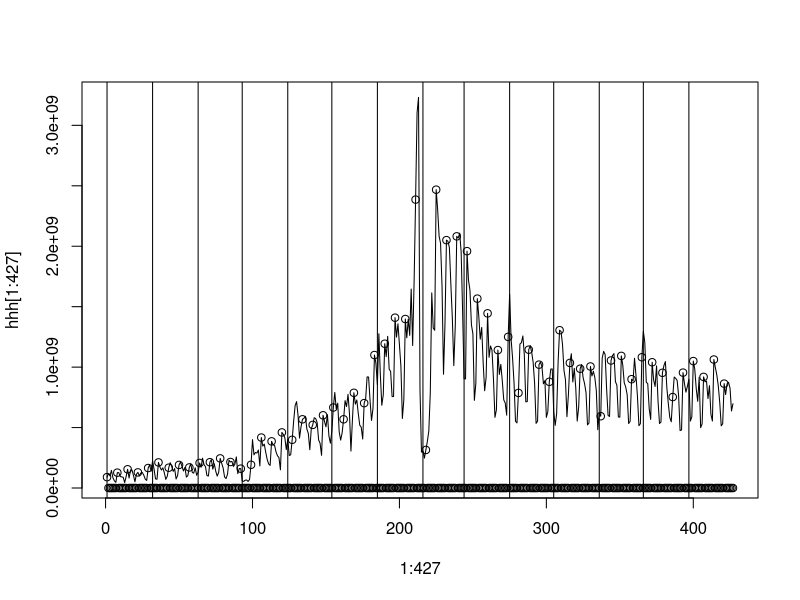

Reproduce this figure in R. (Note: this script raises an error after producing the figure.)
library("forecast")
###############################################
#读取数据

#season2 part2数据
#10w用户
finalTot=read.csv("finalTot.csv",header=FALSE)
for (i in 2:17){
        finalTot[,i]=as.numeric(finalTot[,i])
}
names(finalTot)=c("report_date","tbalance","ybalance","total_purchase_amt"
                  ,"direct_purchase_amt","purchase_bal_amt"
                  ,"purchase_bank_amt","total_redeem_amt","consume_amt","transfer_amt"
                  ,"tftobal_amt","tftocard_amt","share_amt"
                  ,"category1","category2","category3","category4")
finalTot$report_date=as.Date(as.character(finalTot$report_date),format="%Y%m%d")


#season2 part1数据
#10w用户
part1=read.csv("season2part1.csv",header=FALSE)
part1=part1[,-4]
part1[,3]=as.numeric(part1[,3])
names(part1)=c("report_date","total_purchase_amt","total_redeem_amt")

#old1数据
#3w用户
old1=read.csv("old1.csv")

#old2数据
#3w用户
old2=read.csv("old2.csv")
old2=old2[,-1]
names(old2)=c("report_date","total_purchase_amt","total_redeem_amt")

#中位数处理，去掉了大土豪的数据
medianTot=read.csv("medianTot.csv")
medianTot=medianTot[,-1]
###########探索性数据分析
myPlotTot=function(hhh){
        plot(1:427,hhh[1:427],type="l")
        temp=(strftime(finalTot$report_date,format="%d")=="01")
        temp2=(1:427)[temp]
        abline(v=temp2)
        sx=ts(finalTot$total_purchase_amt,frequency=7,start=c(1,1))
        points(1:427,(hhh*(cycle(sx)==1 +0)),type="p")
        points(1:427,(hhh*jiaqi),type="p",col="red")
        points(1:427,(hhh*buxiu),type="p",col="green")
}
myPlotTot(finalTot$total_purchase_amt)
myPlotTot(num[,2])
myPlotTot(medianTot$total_purchase_amt)
myPlotTot(part1$total_purchase_amt)
myPlotTot((finalTot$total_purchase_amt+part1$total_purchase_amt+old1$total_purchase_amt+old2$total_purchase_amt)/2.6)
myPlotTot(old1$total_purchase_amt)
myPlotTot(old2$total_purchase_amt)
plot(finalTot$total_purchase_amt[275:427],type="l")
lines(medianTot$total_purchase_amt[275:427]*94626/30000,col="red")
plot(finalTot$total_purchase_amt-medianTot$total_purchase_amt*94626/30000,type="l")

myPlotTot(finalTot$total_redeem_amt)
myPlotTot(medianTot$total_redeem_amt)
myPlotTot(part1$total_redeem_amt)
myPlotTot((finalTot$total_redeem_amt+part1$total_redeem_amt+old1$total_redeem_amt+old2$total_redeem_amt)/2.6)
myPlotTot(old1$total_redeem_amt)
myPlotTot(old2$total_redeem_amt)



plot(finalTot$total_redeem_amt,type="l")
lines(part1$total_redeem_amt,col="red")
lines((finalTot$total_redeem_amt+part1$total_redeem_amt+old1$total_redeem_amt+old2$total_redeem_amt)/2.6,col="red")

plot(old1$total_redeem_amt,type="l")
lines(old2$total_redeem_amt,col="red")

plot(finalTot$total_purchase_amt,type="l")
lines((finalTot$total_purchase_amt+part1$total_purchase_amt+old1$total_purchase_amt+old2$total_purchase_amt)/2.6,col="red")



##################################################
#####构建特征
jiaqitemp=c("2013-09-19","2013-09-20","2013-09-21","2013-10-01","2013-10-02","2013-10-03","2013-10-04","2013-10-05",
            "2013-10-06","2013-10-07","2014-01-01","2014-01-31","2014-02-01","2014-02-02","2014-02-03","2014-02-04",
            "2014-02-05","2014-02-06","2014-04-05","2014-04-06","2014-04-07","2014-05-01","2014-05-02","2014-05-03",
            "2014-05-31","2014-06-01","2014-06-02","2014-09-06","2014-09-07","2014-09-08")
jiaqitemp=as.Date(jiaqitemp)

jiaqi=finalTot$report_date %in% jiaqitemp+0
temp=as.Date("20140901",format="%Y%m%d")
sep=temp+0:29
yuceJiaqi=sep %in% jiaqitemp+0
buxiutemp=c("2013-09-22","2013-09-29","2013-10-12","2014-01-26","2014-02-08","2014-05-04","2014-09-28")
buxiutemp=as.Date(buxiutemp)
buxiu=finalTot$report_date %in% buxiutemp+0
#周末
xingqi=format(finalTot$report_date,format="%w")
zhoumo=as.numeric(xingqi%in%c("0","6"))
#月初，每月1号
yuechu=(strftime(finalTot$report_date,format="%d")=="01")+0
#####训练集特征构建
temp=ts(finalTot$total_purchase_amt,frequency=7,start=c(1,1))
#周1到周6dummy，每月1号dummy，补休日dummy
myFeature=data.frame(seasonaldummy(temp),yuechu,buxiu)
#周一到周五的节日dummy
myFeature$jiaqiN=jiaqi*(1-zhoumo)
#周六节日dummy
myFeature$jiaqi6=(1:427 %in% c(279,335))+0
#周日节日dummy
myFeature$jiaqi7=(1:427 %in% c(280,336))+0
#几号
myFeature$jihao=as.numeric(format(finalTot$report_date,format="%d"))
#假期前1天特征
myFeature$qian1=(1:427 %in% c(278,304,334))+0
#假期前2天特征
myFeature$qian2=(1:427 %in% c(277,303,333))+0
#1:427特征
myFeature$t=1:427
###########测试集特征构建
temp=ts(1:30,frequency=7,start=c(1,1))
Pseason=seasonaldummy(temp)
toP=data.frame(Pseason
               ,yuechu=(1:30%in%1)+0
               ,buxiu=(1:30%in%28)+0
               ,jiaqiN=(1:30%in%8)+0
               ,jiaqi6=(1:30%in%6)+0
               ,jiaqi7=(1:30%in%7)+0
               ,jihao=1:30
               ,qian1=(1:30%in%c(5,30))+0
               ,qian2=(1:30%in%c(4,29))+0
               ,t=428:457)

#################purchase模型
library("mgcv")
formulaStr="purchase~S1+S2+S3+S4+S5+S6+yuechu+buxiu+jiaqiN+jiaqi6+jiaqi7+s(t)"
#final
myFeature$purchase=finalTot$total_purchase_amt
finalFit=gam(as.formula(formulaStr),data=myFeature[275:427,],family=Gamma(link="log"))
purchase=exp(predict(finalFit,toP))
myPlotRes(finalFit)
plot(purchase,type="l")
myPlotTot(finalTot$total_purchase_amt)



#part1
myFeature$purchase=part1$total_purchase_amt
part1Fit=gam(as.formula(formulaStr),data=myFeature[275:427,],family=Gamma(link="log"))
#26w人全部数据
myFeature$purchase=(finalTot$total_purchase_amt+part1$total_purchase_amt+old1$total_purchase_amt+old2$total_purchase_amt)/2.6
totalFit=gam(as.formula(formulaStr),data=myFeature[275:427,],family=Gamma(link="log"))
#median处理过后的数据
myFeature$purchase=medianTot$total_purchase_amt*94626/30000
medianFit=gam(as.formula(formulaStr),data=myFeature[275:427,],family=Gamma(link="log"))
#################redeem模型
formulaStr="redeem~S1+S2+S3+S4+S5+S6+buxiu+jiaqiN+jiaqi6+jiaqi7+qian1+qian2+s(jihao)"
#final
myFeature$redeem=finalTot$total_redeem_amt
finalFit=gam(as.formula(formulaStr),data=myFeature[275:427,],family=Gamma(link="log"))
redeem=exp(predict(finalFit,toP))
redeem[28]=1000000000
plot(redeem,type="l")
plot(purchase,type="l")













#part1
myFeature$redeem=part1$total_redeem_amt
part1Fit=gam(as.formula(formulaStr),data=myFeature[275:427,],family=Gamma(link="log"))
#26w人全部数据
myFeature$redeem=(finalTot$total_redeem_amt+part1$total_redeem_amt+old1$total_redeem_amt+old2$total_redeem_amt)/2.6
totalFit=gam(as.formula(formulaStr),data=myFeature[275:427,],family=Gamma(link="log"))
############画图
plot(exp(predict(finalFit,toP)),type="o")
lines(exp(predict(part1Fit,toP)),type="o",col="blue")
lines(exp(predict(totalFit,toP)),type="o",col="red")
lines(exp(predict(medianFit,toP)),type="o",col="red")

myPlotRes=function(lmFit){
        plot(residuals(lmFit),type="o")
        temp=(strftime(finalTot$report_date,format="%d")=="01")
        temp2=(1:427)[temp]
        abline(v=temp2-274)
        points((residuals(lmFit)*zhoumo[275:427]),type="p")
        points((residuals(lmFit)*jiaqi[275:427]),type="p",col="red")
        points((residuals(lmFit)*buxiu[275:427]),type="p",col="green")       
}
myPlotRes(finalFit)
myPlotRes(part1Fit)
myPlotRes(totalFit)

plot












########第一天提交

#################purchase模型
library("mgcv")
formulaStr="purchase~S1+S2+S3+S4+S5+S6+yuechu+buxiu+jiaqiN+jiaqi6+jiaqi7"
#final
myFeature$purchase=finalTot$total_purchase_amt
finalFit=gam(as.formula(formulaStr),data=myFeature[275:427,],family=Gamma(link="log"))
purchase=exp(predict(finalFit,toP))
purchase[30]=purchase[30]*0.8
purchase[29]=purchase[29]*0.9
purchase[28]=900000000
purchase[8]=480000000

#################redeem模型
formulaStr="redeem~S1+S2+S3+S4+S5+S6+buxiu+jiaqiN+jiaqi6+jiaqi7+qian1+qian2+s(jihao)"
#final
myFeature$redeem=finalTot$total_redeem_amt
finalFit=gam(as.formula(formulaStr),data=myFeature[275:427,],family=Gamma(link="log"))
redeem=exp(predict(finalFit,toP))
redeem[28]=1000000000
plot(redeem,type="l")
plot(purchase,type="l")

write.csv(as.integer(purchase),"purchase1.csv",row.names=FALSE)
write.csv(as.integer(redeem),"redeem1.csv",row.names=FALSE)




########第二天提交

#################purchase模型
library("mgcv")
formulaStr="purchase~S1+S2+S3+S4+S5+S6+yuechu+buxiu+jiaqiN+jiaqi6+jiaqi7+s(jihao)"
#final
myFeature$purchase=finalTot$total_purchase_amt
finalFit=gam(as.formula(formulaStr),data=myFeature[275:427,],family=Gamma(link="log"))
purchase=exp(predict(finalFit,toP))
plot(purchase,type="l",col="red")
lines(finalTot$total_purchase_amt[400:427])
myPlotTot(finalTot$total_purchase_amt)
purchase[30]=purchase[30]*0.8
purchase[29]=purchase[29]*0.9

myFeature$shang=(finalTot$total_purchase_amt/gam(purchase~s(t),data=myFeature)$fitted.values)
tempFit=lm(shang~S1+S2+S3+S4+S5+S6,data=myFeature)
plot(myFeature$shang,type="l")
myPlotTot(myFeature$shang-tempFit$fitted.values)
lines(tempFit$fitted.values,col="red")
#################redeem模型
formulaStr="redeem~S1+S2+S3+S4+S5+S6+buxiu+jiaqiN+jiaqi6+jiaqi7+s(jihao)"
#final
myFeature$redeem=finalTot$total_redeem_amt
finalFit=gam(as.formula(formulaStr),data=myFeature[275:427,],family=Gamma(link="log"))
redeem=exp(predict(finalFit,toP))
myPlotTot(finalTot$total_redeem_amt)

myFeature$shang=(finalTot$total_redeem_amt/gam(redeem~s(t),data=myFeature)$fitted.values)
tempFit=lm(shang~S1+S2+S3+S4+S5+S6,data=myFeature)
plot(myFeature$shang,type="l")
myPlotTot(myFeature$shang-tempFit$fitted.values)
lines(tempFit$fitted.values,col="red")

plot(myFeature$shang-tempFit$fitted.values,type="o")


write.csv(as.integer(purchase),"purchase2.csv",row.names=FALSE)
write.csv(as.integer(redeem),"redeem2.csv",row.names=FALSE)



############第三天
myFeature$shang=(finalTot$total_purchase_amt/gam(purchase~s(t,k=14),data=myFeature)$fitted.values)
tempFit=lm(shang~S1+S2+S3+S4+S5+S6,data=myFeature)
plot(myFeature$shang,type="l")
myFeature$rrr=myFeature$shang-tempFit$fitted.values
myPlotTot(myFeature$rrr-gam(rrr~s(jihao,k=30),data=myFeature)$fitted.values)
lines(tempFit$fitted.values,col="red")
